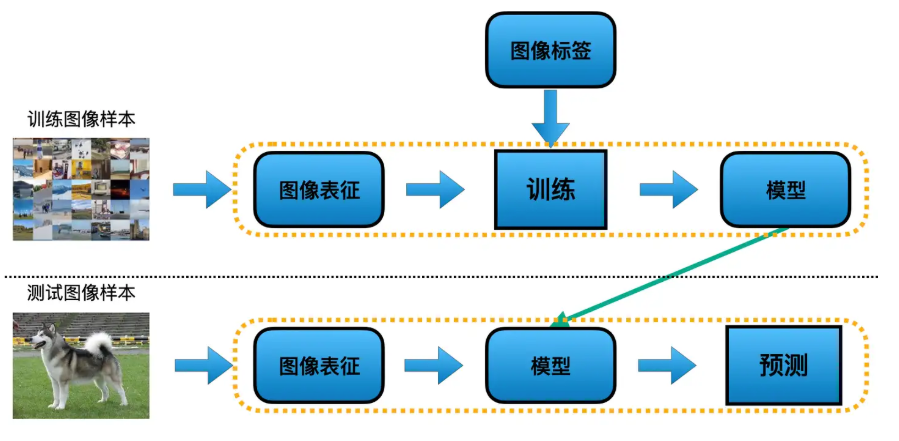
#> input picture src/python/动手学计算机视觉/image-1.png, 899 x 441 px, given in place of sift1.png, which was not available
$ python sift_opencv.py
#> lines starting #> are read from the running program, lines starting #| are printed output that depends on the picture; pictures that were not available may be replaced by others from this repository, and a replacement may not be noted
"""""
@Author     :   jiguotong
@Contact    :   1776220977@qq.com
@site       :
-----------------------------------------------
@Time       :   2025/6/20
@Description:   使用opencv调用sift算法，并进行图像特征点对应
"""""
import cv2
import numpy as np
from matplotlib import pyplot as plt

def sift_feature_matching(img1_path, img2_path):
    # 读取图像
#> called with img1_path = 'sift1.png', img2_path = 'sift2.png'
    img1_color = cv2.imread(img1_path, cv2.IMREAD_COLOR)
#> img1_color is the input picture: shape (441, 899, 3); mean B, G, R 225.3, 219.3, 202.4
    img1_color = cv2.cvtColor(img1_color, cv2.COLOR_BGR2RGB)
    img2_color = cv2.imread(img2_path, cv2.IMREAD_COLOR)
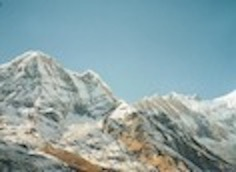
#> input picture src/python/动手学计算机视觉/sift2.png, 236 x 172 px
#> img2_color is the input picture: shape (172, 236, 3); mean B, G, R 166.2, 163.3, 139.9
    img2_color = cv2.cvtColor(img2_color, cv2.COLOR_BGR2RGB)

    img1 = cv2.cvtColor(img1_color, cv2.COLOR_RGB2GRAY)
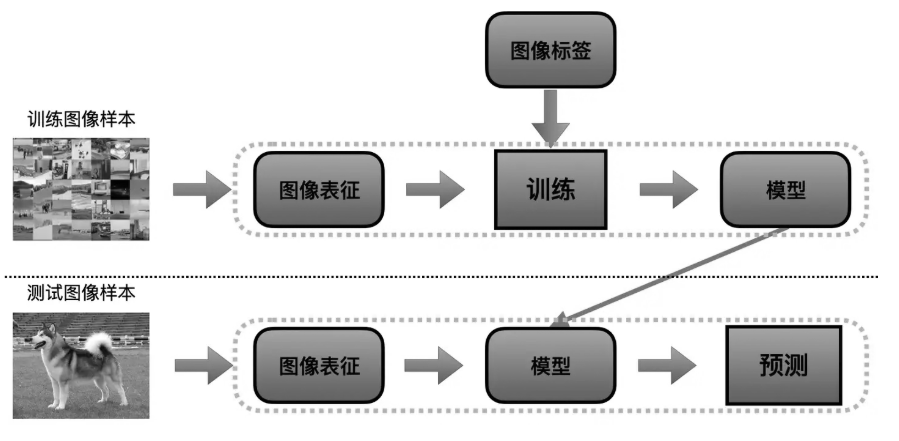
#> img1: shape (441, 899); min 0, max 255, mean 214.9
    img2 = cv2.cvtColor(img2_color, cv2.COLOR_RGB2GRAY)
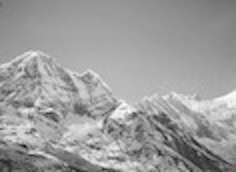
#> img2: shape (172, 236); min 3, max 251, mean 156.6
    # 检查图像是否成功加载
    if img1 is None or img2 is None:
        print("无法加载图像，请检查路径")
        return

    # 初始化SIFT检测器
    sift = cv2.SIFT_create()

    # 检测关键点和计算描述符
    keypoints1, descriptors1 = sift.detectAndCompute(img1, None)
#> keypoints1 = 2205 keypoints; strongest (x, y, size): (49, 298, 2), (78, 125, 1.9), (78, 299, 1.9), (840, 327, 3.5)
    keypoints2, descriptors2 = sift.detectAndCompute(img2, None)
#> keypoints2 = 535 keypoints; strongest (x, y, size): (24, 146, 2.7), (103, 169, 1.9), (98, 149, 2.3), (92, 146, 3)

    # 使用FLANN匹配器进行特征匹配
    # FLANN参数
    FLANN_INDEX_KDTREE = 1
    index_params = dict(algorithm=FLANN_INDEX_KDTREE, trees=5)
    search_params = dict(checks=50)  # 或传递空字典

    flann = cv2.FlannBasedMatcher(index_params, search_params)
    matches = flann.knnMatch(descriptors1, descriptors2, k=2)
#> matches = 2205 matches

    # 应用比率测试（Lowe's ratio test）筛选好的匹配
    good_matches = []
    for m, n in matches:
        if m.distance < 0.5 * n.distance:
            good_matches.append(m)
#> after the loop, good_matches = []

    # 绘制匹配结果
    # 绘制匹配线
    matched_img = cv2.drawMatches(
        img1_color, keypoints1,
        img2_color, keypoints2,
        good_matches, None,
        flags=cv2.DrawMatchesFlags_NOT_DRAW_SINGLE_POINTS,
        matchColor=(0, 255, 0),  # 绿色连线
        singlePointColor=(255, 0, 0)  # 蓝色关键点
    )
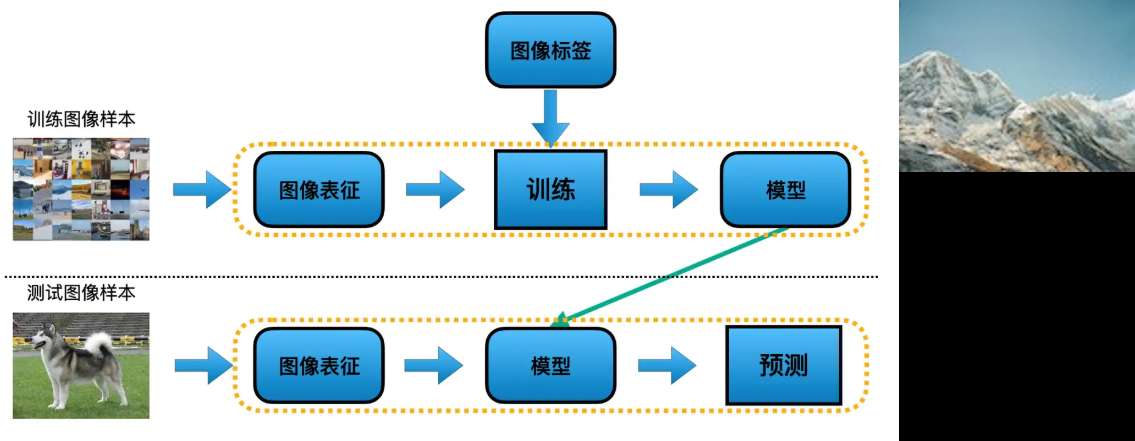
#> matched_img: shape (441, 1135, 3); mean R, G, B 171.6, 186.9, 191.9

    # 显示结果
    plt.figure(figsize=(20, 10))
    plt.imshow(matched_img)
    plt.title("SIFT Feature Matching")
    plt.axis('off')
    plt.show(block=True)

    # 返回匹配信息
    return {
        'keypoints1': keypoints1,
        'keypoints2': keypoints2,
        'matches': good_matches
    }

# 使用示例
if __name__ == "__main__":
    # 替换为你的图像路径
    img1_path = "sift1.png"
    img2_path = "sift2.png"

    # 调用函数
    matching_result = sift_feature_matching(img1_path, img2_path)
#> matching_result = 3 items

    # 打印匹配信息
    print(f"图像1找到 {len(matching_result['keypoints1'])} 个关键点")
#| 图像1找到 2205 个关键点
    print(f"图像2找到 {len(matching_result['keypoints2'])} 个关键点")
#| 图像2找到 535 个关键点
    print(f"找到 {len(matching_result['matches'])} 组良好匹配")
#| 找到 0 组良好匹配
